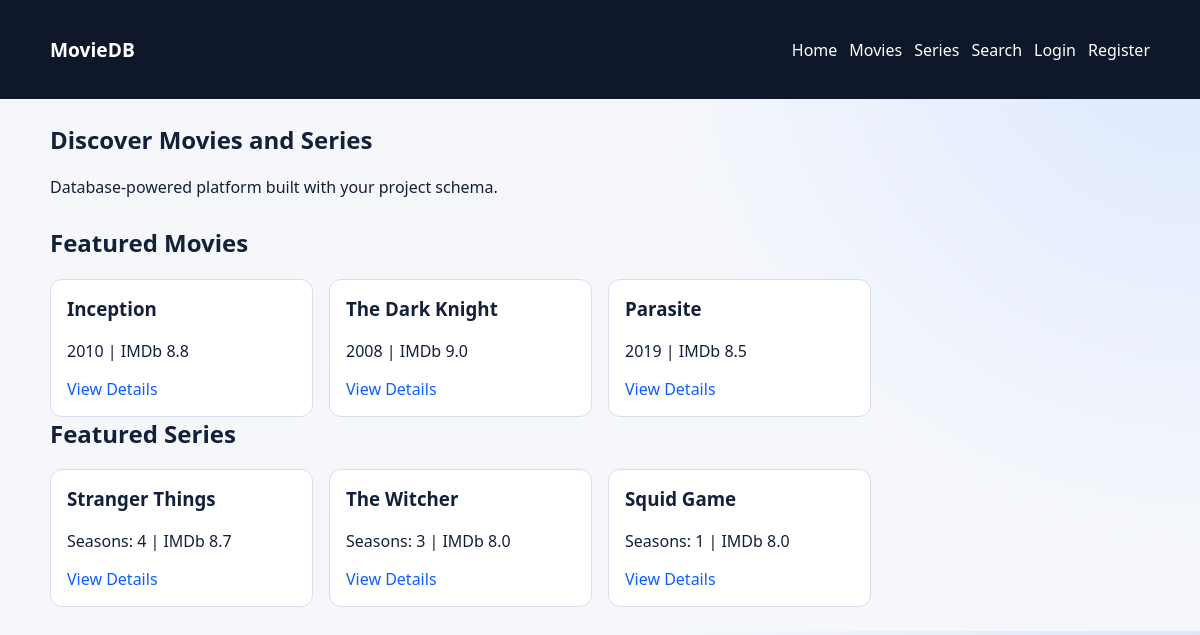
Page /public/home.php on the committed database.
### tables this page shows
CREATE TABLE movies (
    id INT PRIMARY KEY AUTO_INCREMENT,
    title VARCHAR(300) NOT NULL,
    description TEXT,
    duration_min INT NOT NULL,
    release_year INT,
    language VARCHAR(10),
    rating VARCHAR(10),
    imdb_score DECIMAL(3,1),
    poster_url TEXT,
    trailer_url TEXT,
    is_featured BOOLEAN DEFAULT FALSE,
    created_at TIMESTAMP DEFAULT CURRENT_TIMESTAMP
);

CREATE TABLE series (
    id INT PRIMARY KEY AUTO_INCREMENT,
    title VARCHAR(300) NOT NULL,
    description TEXT,
    total_seasons INT DEFAULT 1,
    status VARCHAR(20) CHECK (status IN ('ongoing','completed','cancelled')),
    language VARCHAR(10),
    rating VARCHAR(10),
    imdb_score DECIMAL(3,1),
    poster_url TEXT,
    trailer_url TEXT,
    is_featured BOOLEAN DEFAULT FALSE,
    created_at TIMESTAMP DEFAULT CURRENT_TIMESTAMP
);

### app/config/database.php (called while the page is built, shortened)
<?php
function db(): PDO
{
    static $pdo = null;
    if ($pdo instanceof PDO) {
        return $pdo;
    }
    $dsn = sprintf('mysql:host=%s;port=%s;dbname=%s;charset=utf8mb4', DB_HOST, DB_PORT, DB_NAME);
    $pdo = new PDO($dsn, DB_USER, DB_PASS, [
        PDO::ATTR_ERRMODE => PDO::ERRMODE_EXCEPTION,
        PDO::ATTR_DEFAULT_FETCH_MODE => PDO::FETCH_ASSOC,
        PDO::ATTR_EMULATE_PREPARES => false,
    ]);
    return $pdo;
}

### app/repositories/movie_repository.php (called while the page is built, shortened)
<?php
require_once __DIR__ . '/../config/database.php';
function get_featured_movies(int $limit = 8): array
{
    $stmt = db()->prepare('SELECT * FROM movies WHERE is_featured = 1 ORDER BY created_at DESC LIMIT :limit');
    $stmt->bindValue(':limit', $limit, PDO::PARAM_INT);
    $stmt->execute();
    return $stmt->fetchAll();
}

### app/core/helpers.php (called while the page is built, shortened)
<?php
function e(string $value): string
{
    return htmlspecialchars($value, ENT_QUOTES, 'UTF-8');
}

### app/repositories/series_repository.php (called while the page is built, shortened)
<?php
require_once __DIR__ . '/../config/database.php';
function get_featured_series(int $limit = 8): array
{
    $stmt = db()->prepare('SELECT * FROM series WHERE is_featured = 1 ORDER BY created_at DESC LIMIT :limit');
    $stmt->bindValue(':limit', $limit, PDO::PARAM_INT);
    $stmt->execute();
    return $stmt->fetchAll();
}

### public/home.php (the view, shortened to what this page needs)
<?php
require_once __DIR__ . '/../app/core/helpers.php';
require_once __DIR__ . '/../app/repositories/movie_repository.php';
require_once __DIR__ . '/../app/repositories/series_repository.php';
$featuredMovies = get_featured_movies();
$featuredSeries = get_featured_series();
require_once __DIR__ . '/../app/views/partials/header.php';
require_once __DIR__ . '/../app/views/partials/navbar.php';
?>
<main class="container">
    <section class="hero">
        <h1>Discover Movies and Series</h1>
        <p>Database-powered platform built with your project schema.</p>
    </section>
    <section>
        <h2>Featured Movies</h2>
        <div class="grid cards">
            <?php foreach ($featuredMovies as $movie): ?>
                <article class="card">
                    <h3><?= e($movie['title']) ?></h3>
                    <p><?= e((string)($movie['release_year'] ?? 'N/A')) ?> | IMDb <?= e((string)($movie['imdb_score'] ?? '0.0')) ?></p>
                    <a href="movie-detail.php?id=<?= (int)$movie['id'] ?>">View Details</a>
                </article>
            <?php endforeach; ?>
        </div>
    </section>
    <section>
        <h2>Featured Series</h2>
        <div class="grid cards">
            <?php foreach ($featuredSeries as $series): ?>
                <article class="card">
                    <h3><?= e($series['title']) ?></h3>
                    <p>Seasons: <?= e((string)$series['total_seasons']) ?> | IMDb <?= e((string)($series['imdb_score'] ?? '0.0')) ?></p>
                    <a href="series-detail.php?id=<?= (int)$series['id'] ?>">View Details</a>
                </article>
            <?php endforeach; ?>
        </div>
    </section>
</main>
<?php require_once __DIR__ . '/../app/views/partials/footer.php'; ?>

### public/assets/css/base.css (style rules this page uses)
:root { --bg: #f5f7fb; --text: #12203a; --primary: #0b5fff; --surface: #ffffff; --muted: #6a7890; --ok: #1a8f4b; --danger: #b42318; --border: #d7ddeb; }
* { box-sizing: border-box; }
body { margin: 0; font-family: "Segoe UI", Tahoma, sans-serif; color: var(--text); background: radial-gradient(circle at top right, #dce8ff 0%, var(--bg) 40%); }
a { color: var(--primary); text-decoration: none; }
h1, h2, h3 { margin-top: 0; }

### public/assets/css/layout.css (style rules this page uses)
.container { width: min(1100px, 92%); margin: 24px auto; }
.grid { display: grid; gap: 16px; }
.cards { grid-template-columns: repeat(auto-fill, minmax(220px, 1fr)); }
.hero { margin-bottom: 28px; }

### public/assets/css/components.css (style rules this page uses)
.card { background: var(--surface); border: 1px solid var(--border); border-radius: 12px; padding: 16px; }

### rows in the picture
movies: title "Inception", release_year "2010", imdb_score "8.8"
movies: title "The Dark Knight", release_year "2008", imdb_score "9.0"
movies: title "Parasite", release_year "2019", imdb_score "8.5"
series: title "Stranger Things", total_seasons "4", imdb_score "8.7"
series: title "The Witcher", total_seasons "3", imdb_score "8.0"
series: title "Squid Game", total_seasons "1", imdb_score "8.0"
